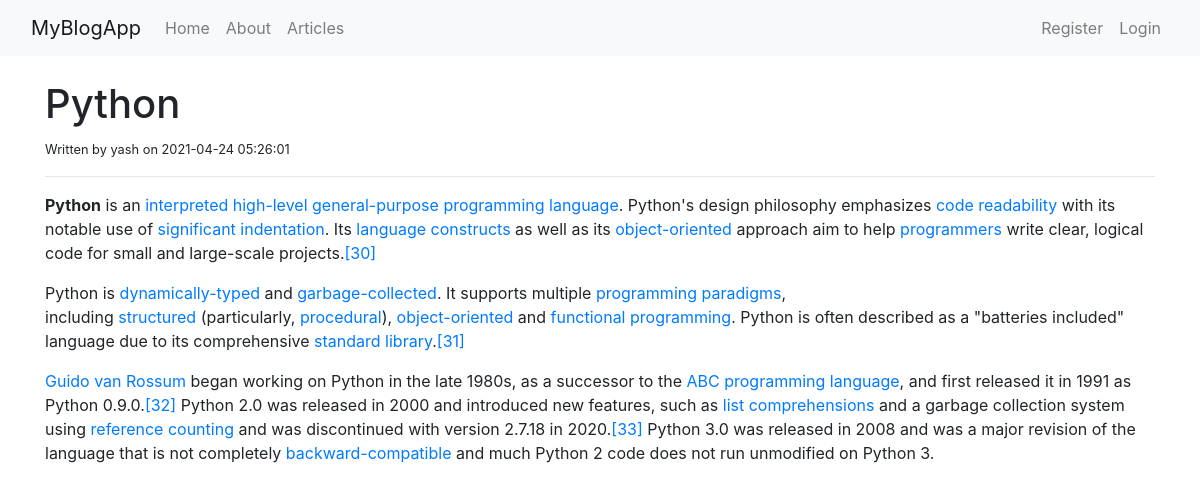
Page /article/3/ on the committed database.
### app.py (models this page shows, shortened)
class Articles(db.Model):
    __tablename__ = 'articles'
    id = db.Column(db.Integer(), primary_key=True)
    title = db.Column(db.String(250))
    author = db.Column(db.String(100))
    body = db.Column(db.String())
    created_date = db.Column(db.DateTime, server_default=db.func.now())

### app.py (the view)
@app.route('/article/<string:id>/')
def article(id):
    result = db.session.query(Articles).filter(Articles.id==id).first()
    return render_template('article.html',article = result)

### templates/article.html
{% extends 'base.html' %}
{% block body %}
<h1>{{article.title}}</h1>
<small>Written by {{article.author}} on {{article.created_date}}</small>
<hr>
<div>
  {{article.body | safe}}
</div>
{% endblock %}

### rows in the picture
Articles: title "Python", author "yash", created_date "2021-04-24 05:26:01", body "Python is an interpreted high-level general-purpose programming language . Python's design philosophy emphasizes code readability with its notable use of significant indentation . Its language constructs as well as its object-oriented approach aim to help programmers write clear, logical code for small and large-scale projects. [30] Python is dynamically-typed and garbage-collected . It supports multiple programming paradigms , including structured (particularly, procedural ), object-oriented and functional programming . Python is often described as a \"batteries included\" language due to its comprehensive standard library . [31] Guido van Rossum began working on Python in the late 1980s, as…"
